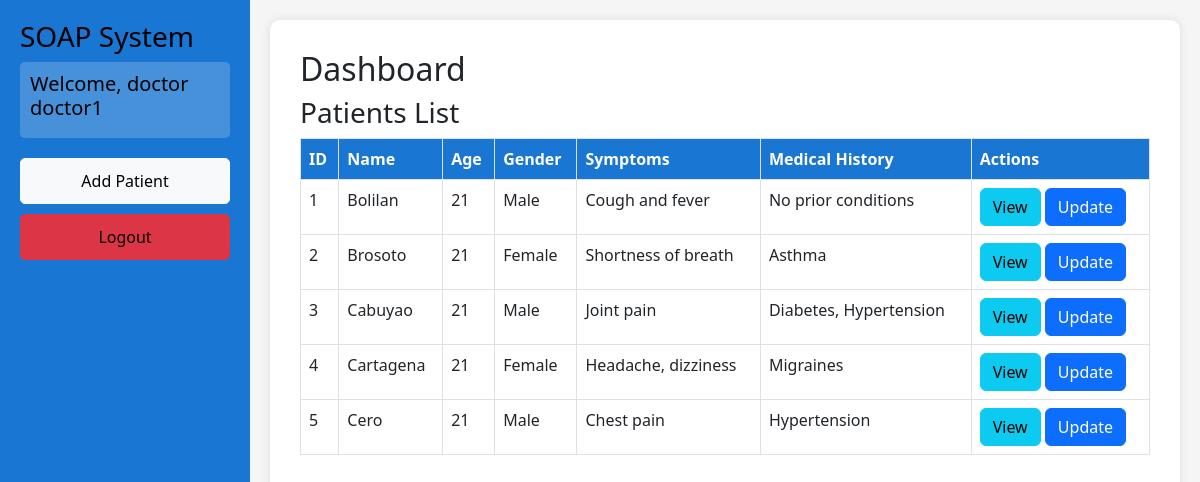
The page /sprint2/php/dashboard.php (signed in) on the database its author committed.
### tables this page shows
CREATE TABLE patients (
    id INT AUTO_INCREMENT PRIMARY KEY,
    name VARCHAR(100) NOT NULL,
    age INT NOT NULL,
    gender ENUM('Male', 'Female', 'Other') NOT NULL,
    symptoms TEXT,
    medical_history TEXT,
    blood_pressure VARCHAR(20),
    heart_rate INT,
    temperature DECIMAL(4,1),
    weight DECIMAL(5,2),
    diagnostic_tests TEXT,
    diagnosis TEXT,
    treatment_plan TEXT,
    medications TEXT,
    therapies TEXT,
    follow_ups TEXT
);

### sprint2/php/dashboard.php (the view, shortened to what this page needs)
<?php
include 'db.php';
$username = $_SESSION['username'];
$role = $_SESSION['role'];
$query = "SELECT * FROM patients";
$result = $conn->query($query);
?>
<!DOCTYPE html>
<html lang="en">
<head>
    <link rel="stylesheet" href="https://cdn.jsdelivr.net/npm/bootstrap@5.3.0/dist/css/bootstrap.min.css">
    <link rel="stylesheet" href="../css/dashboard.css">
</head>
<body>
    <div class="dashboard-container">
        <div class="sidebar">
                <h3>SOAP System</h3>
            <div class="user-info">
                <h5>Welcome, <?= htmlspecialchars($role) ?> <?= htmlspecialchars($username) ?></h5>
            </div>
            <a href="add.php" class="btn btn-light">Add Patient</a>
            <a href="login.php" class="btn btn-danger">Logout</a>
        </div>
        <div class="content">
            <h2>Dashboard</h2>
            <h3>Patients List</h3>
            <table class="table table-bordered">
                <thead>
                    <tr>
                        <th>ID</th>
                        <th>Name</th>
                        <th>Age</th>
                        <th>Gender</th>
                        <th>Symptoms</th>
                        <th>Medical History</th>
                        <th>Actions</th>
                    </tr>
                </thead>
                <tbody>
                    <?php while ($row = $result->fetch_assoc()): ?>
                    <tr>
                        <td><?= $row['id'] ?></td>
                        <td><?= htmlspecialchars($row['name']) ?></td>
                        <td><?= $row['age'] ?></td>
                        <td><?= $row['gender'] ?></td>
                        <td><?= htmlspecialchars($row['symptoms']) ?></td>
                        <td><?= htmlspecialchars($row['medical_history']) ?></td>
                        <td>
                            <a href="view.php?id=<?= $row['id'] ?>" class="btn btn-info">View</a>
                            <a href="edit.php?id=<?= $row['id'] ?>" class="btn btn-primary">Update</a>
                        </td>
                    </tr>
                    <?php endwhile; ?>
                </tbody>
            </table>
        </div>
    </div>
</body>
</html>

### sprint2/css/dashboard.css (style rules this page uses)
body { background-color: #f5f5f5; }
.dashboard-container { display: flex; height: 100vh; }
.sidebar { width: 250px; background-color: #1976d2; color: black; padding: 20px; }
.sidebar a { display: block; color: black; text-decoration: none; margin-bottom: 10px; padding: 10px; border-radius: 5px; }
.user-info { margin-bottom: 20px; padding: 10px; background: rgba(255, 255, 255, 0.2); border-radius: 5px; }
.content { flex-grow: 1; padding: 30px; background-color: #ffffff; box-shadow: 0px 0px 10px rgba(0, 0, 0, 0.1); border-radius: 10px; margin: 20px; }
.table th { background-color: #1976d2; color: white; }

### rows shown on the page
patients: id "1", name "Bolilan", age "21", gender "Male", symptoms "Cough and fever", medical_history "No prior conditions"
patients: id "2", name "Brosoto", age "21", gender "Female", symptoms "Shortness of breath", medical_history "Asthma"
patients: id "3", name "Cabuyao", age "21", gender "Male", symptoms "Joint pain", medical_history "Diabetes, Hypertension"
patients: id "4", name "Cartagena", age "21", gender "Female", symptoms "Headache, dizziness", medical_history "Migraines"
patients: id "5", name "Cero", age "21", gender "Male", symptoms "Chest pain", medical_history "Hypertension"

### other values the page prints
$role "doctor"
$username "doctor1"
